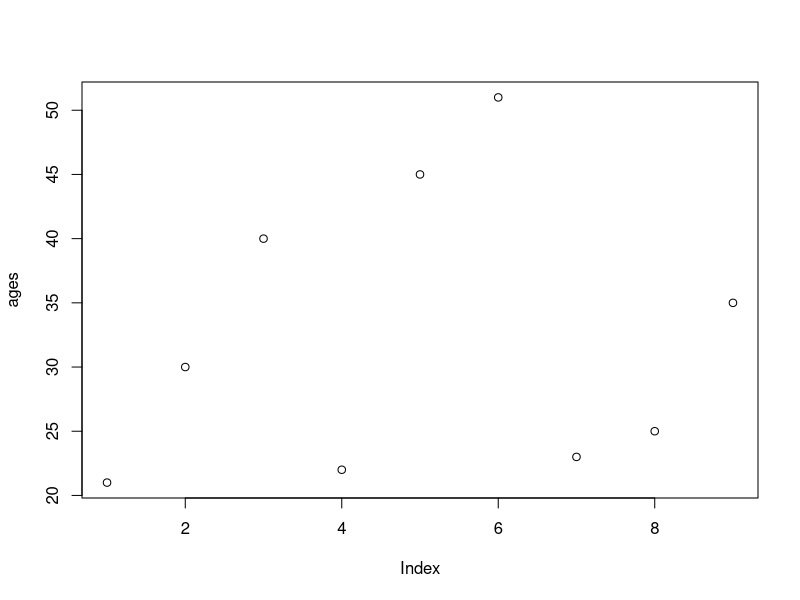
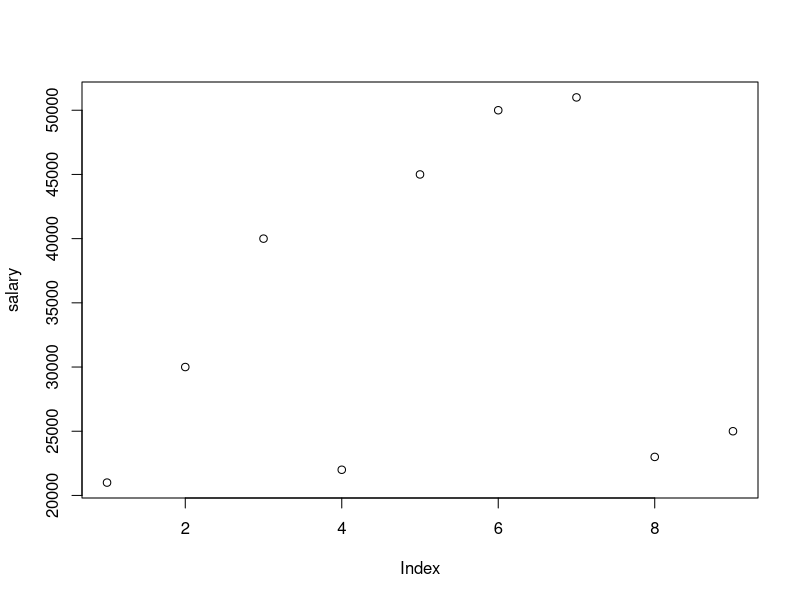
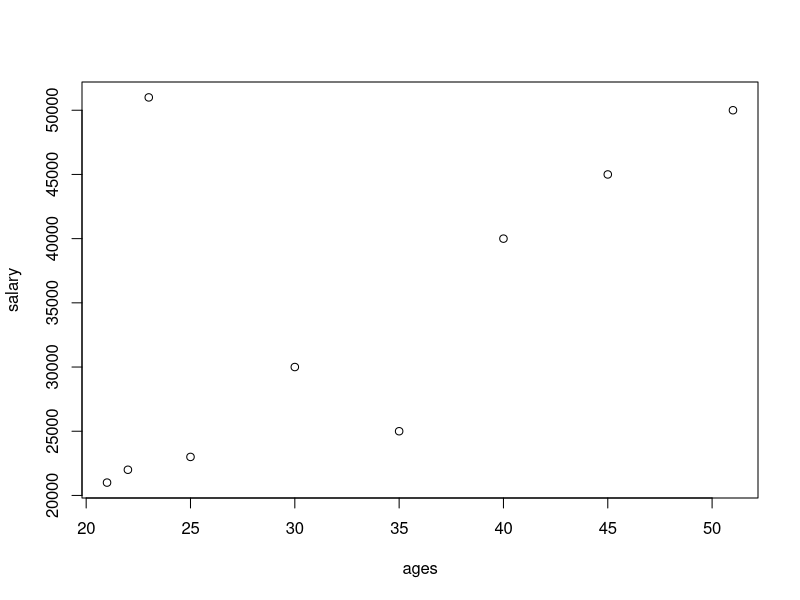
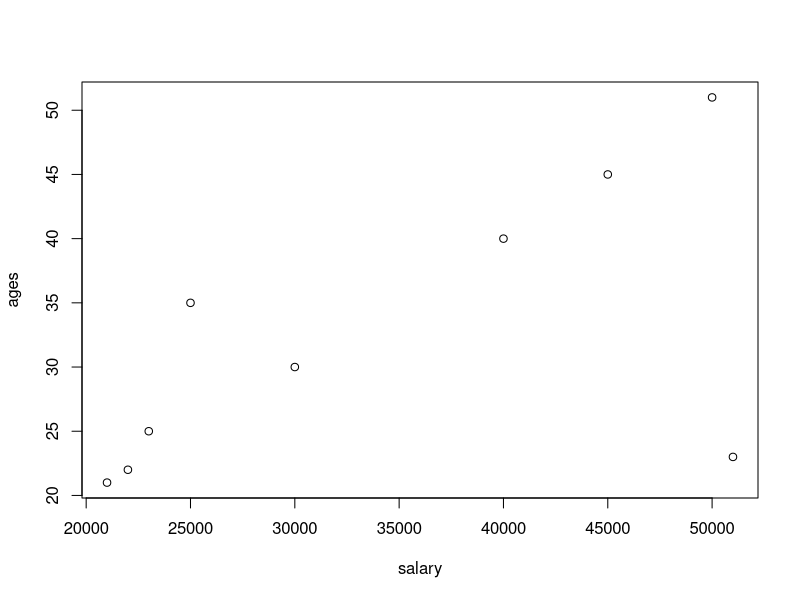
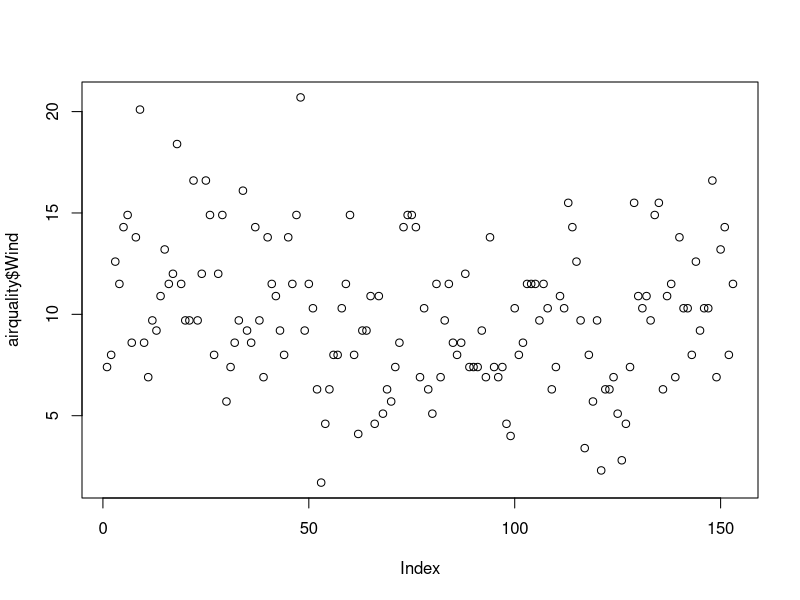
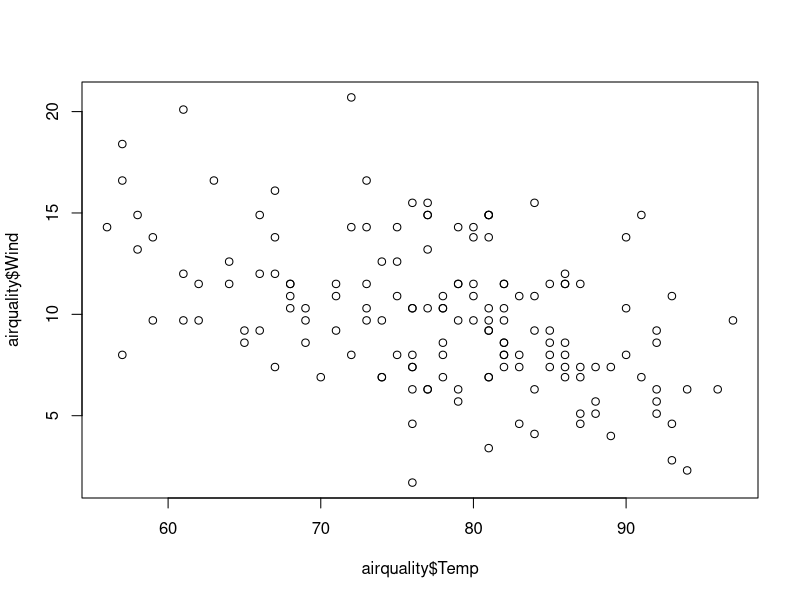
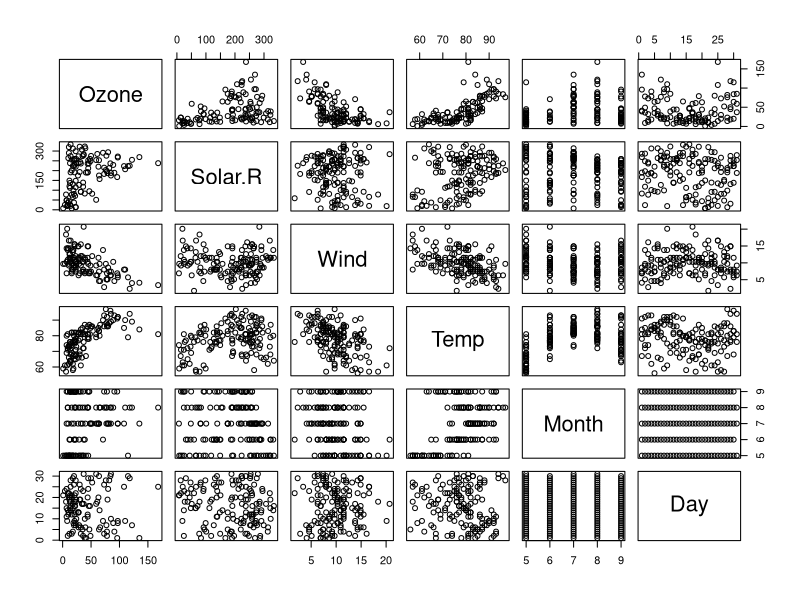
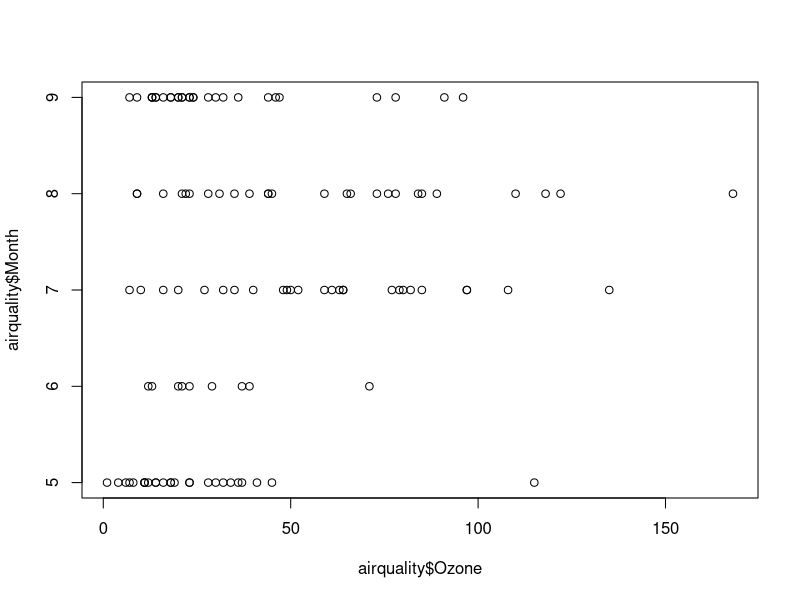

These charts were generated, in order, by the following R code: (Note: this script raises an error after producing the figures.)
ages = c(21,30,40,22,45,51,23,25,35)
plot(ages)
salary = c(21000,30000,40000,22000,45000,50000,51000,23000,25000)
plot(salary)

plot(ages,salary)
plot(salary,ages)


help(plot)

airquality = datasets::airquality
head(airquality)
names(airquality)
tail(airquality)


airquality[,c(1,2)]

df = airquality[,-6]

summary(airquality[,1])

summary(airquality$Temp)

summary(airquality$Wind)

summary(airquality)

plot(airquality$Wind)

plot(airquality$Temp,airquality$Wind,type="p")

plot(airquality)

plot(airquality$Ozone,airquality$Month)
plot(airquality$Month,airquality$Ozone)


plot(airquality$Wind, type= "p")
plot(airquality$Wind, type= "l")
plot(airquality$Wind, type= "b")



plot(airquality$Wind,
     xlab = "ozone concentration",
     ylab = "no. of instances",
     main = "ozone levels in pune",
     col = "red",
     type = "l"
     )

 plot(airquality,col = "blue")

 plot(airquality$Ozone,airquality$Solar.R) 
 plot(airquality$Solar.R,airquality$Ozone) 

 
 barplot(airquality$Ozone,
         main = "ozone concentration in air",
         ylab = "ozone levels",
         col = "pink",
         
         )
help(barplot) 

hist(airquality$Temp)

hist(airquality$Temp,
     main = "solar radiation values in air",
     xlab = "solar rad.",
  
     col = "violet",
     border = "black")

help(hist)


boxplot(airquality$Temp,
        main = "boxplot",
        col = "blue",
        border = "red",
        horizontal= T
        )

boxplot.stats(airquality$Wind)$out

airquality$Wind

boxplot(airquality[ ,1:4],
        main = "multi boxplot",
        horizontal = TRUE,
        col = "pink"
    )
airquality
help("par")
par(mfrow= c(1,1),mar=c(2,3,2,2), las=0, bty = "o")
plot(airquality$Ozone,airquality$Month)
plot(airquality$Ozone)
plot(airquality$Solar.R
     )
plot(airquality$Temp)
plot(airquality$Month)
plot(airquality$Ozone,airquality$Solar.R)
plot(airquality$Wind,airquality$Day)
plot(airquality$Month,airquality$Ozone)
plot(airquality$Day,airquality$Wind)
plot(airquality$Solar.R,airquality$Month)
plot(airquality$Temp,airquality$Solar.R)

max(airquality$Wind)
min(airquality$Temp)
min(airquality$Solar.R)
mean(airquality$Solar.R)
mean(airquality$Wind)
mean(airquality$Solar.R,na.rm=T)
min(airquality$Ozone,na.rm=T)


var(airquality$Wind)
sd(airquality$Ozone,na.rm=T)

skewness(airquality$Ozone,na.rm= T)
kurtosis(airquality$Ozone,na.rm=T)


plot(density(airquality$Wind))
plot(density(airquality$Ozone,na.rm=T))

e_quakes=datasets::quakes
